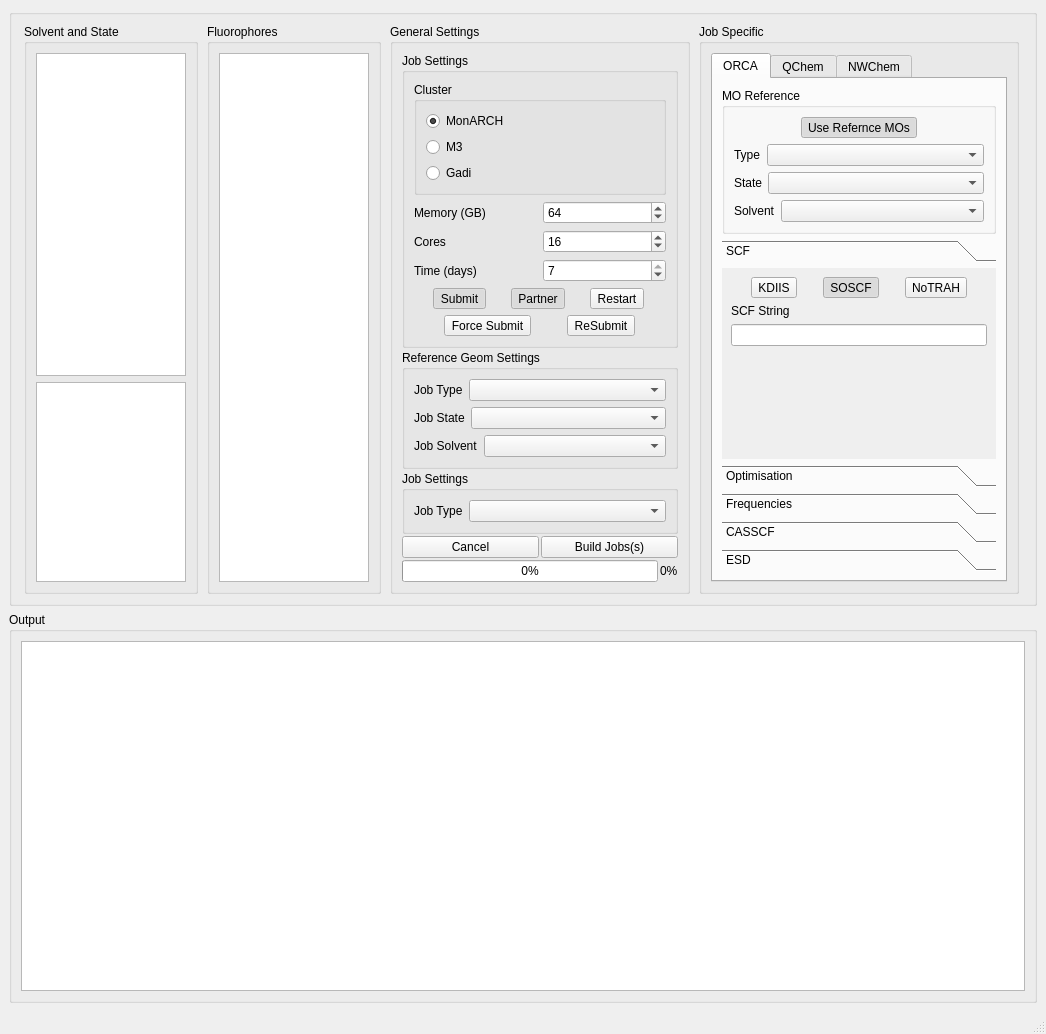
<?xml version="1.0" encoding="UTF-8"?>
<ui version="4.0">
 <class>MainWindow</class>
 <widget class="QMainWindow" name="MainWindow">
  <property name="geometry">
   <rect>
    <x>0</x>
    <y>0</y>
    <width>1046</width>
    <height>1034</height>
   </rect>
  </property>
  <property name="sizePolicy">
   <sizepolicy hsizetype="Fixed" vsizetype="Minimum">
    <horstretch>0</horstretch>
    <verstretch>0</verstretch>
   </sizepolicy>
  </property>
  <property name="minimumSize">
   <size>
    <width>1046</width>
    <height>0</height>
   </size>
  </property>
  <property name="maximumSize">
   <size>
    <width>1046</width>
    <height>16777215</height>
   </size>
  </property>
  <property name="windowTitle">
   <string>MetaJob Builder</string>
  </property>
  <widget class="QWidget" name="centralwidget">
   <layout class="QVBoxLayout" name="verticalLayout">
    <item>
     <widget class="QGroupBox" name="groupBox_10">
      <property name="title">
       <string/>
      </property>
      <layout class="QHBoxLayout" name="horizontalLayout_25">
       <item>
        <widget class="QGroupBox" name="groupBox_8">
         <property name="sizePolicy">
          <sizepolicy hsizetype="Maximum" vsizetype="Preferred">
           <horstretch>0</horstretch>
           <verstretch>0</verstretch>
          </sizepolicy>
         </property>
         <property name="title">
          <string>Solvent and State</string>
         </property>
         <layout class="QVBoxLayout" name="verticalLayout_3">
          <item>
           <widget class="QListWidget" name="solventList_widg">
            <property name="minimumSize">
             <size>
              <width>150</width>
              <height>0</height>
             </size>
            </property>
            <property name="maximumSize">
             <size>
              <width>150</width>
              <height>16777215</height>
             </size>
            </property>
            <property name="selectionMode">
             <enum>QAbstractItemView::ExtendedSelection</enum>
            </property>
           </widget>
          </item>
          <item>
           <widget class="QListWidget" name="stateList_widg">
            <property name="minimumSize">
             <size>
              <width>150</width>
              <height>200</height>
             </size>
            </property>
            <property name="maximumSize">
             <size>
              <width>150</width>
              <height>200</height>
             </size>
            </property>
            <property name="selectionMode">
             <enum>QAbstractItemView::ExtendedSelection</enum>
            </property>
           </widget>
          </item>
         </layout>
        </widget>
       </item>
       <item>
        <widget class="QGroupBox" name="groupBox_7">
         <property name="sizePolicy">
          <sizepolicy hsizetype="Maximum" vsizetype="Preferred">
           <horstretch>0</horstretch>
           <verstretch>0</verstretch>
          </sizepolicy>
         </property>
         <property name="maximumSize">
          <size>
           <width>16777215</width>
           <height>16777215</height>
          </size>
         </property>
         <property name="title">
          <string>Fluorophores</string>
         </property>
         <layout class="QHBoxLayout" name="horizontalLayout_5">
          <item>
           <widget class="QListWidget" name="fluorophoreList_widg">
            <property name="minimumSize">
             <size>
              <width>150</width>
              <height>0</height>
             </size>
            </property>
            <property name="maximumSize">
             <size>
              <width>150</width>
              <height>16777215</height>
             </size>
            </property>
            <property name="selectionMode">
             <enum>QAbstractItemView::ExtendedSelection</enum>
            </property>
           </widget>
          </item>
         </layout>
        </widget>
       </item>
       <item>
        <widget class="QGroupBox" name="groupBox_6">
         <property name="minimumSize">
          <size>
           <width>300</width>
           <height>0</height>
          </size>
         </property>
         <property name="maximumSize">
          <size>
           <width>300</width>
           <height>16777215</height>
          </size>
         </property>
         <property name="title">
          <string>General Settings</string>
         </property>
         <layout class="QVBoxLayout" name="verticalLayout_4">
          <property name="spacing">
           <number>2</number>
          </property>
          <item>
           <widget class="QGroupBox" name="groupBox_2">
            <property name="sizePolicy">
             <sizepolicy hsizetype="Preferred" vsizetype="Maximum">
              <horstretch>0</horstretch>
              <verstretch>0</verstretch>
             </sizepolicy>
            </property>
            <property name="maximumSize">
             <size>
              <width>16777215</width>
              <height>16777215</height>
             </size>
            </property>
            <property name="title">
             <string>Job Settings</string>
            </property>
            <property name="alignment">
             <set>Qt::AlignLeading|Qt::AlignLeft|Qt::AlignTop</set>
            </property>
            <layout class="QVBoxLayout" name="verticalLayout_2">
             <item>
              <widget class="QGroupBox" name="groupBox_9">
               <property name="title">
                <string>Cluster</string>
               </property>
               <layout class="QVBoxLayout" name="verticalLayout_15">
                <item>
                 <widget class="QRadioButton" name="monarch_button">
                  <property name="text">
                   <string>MonARCH</string>
                  </property>
                  <property name="checkable">
                   <bool>true</bool>
                  </property>
                  <property name="checked">
                   <bool>true</bool>
                  </property>
                 </widget>
                </item>
                <item>
                 <widget class="QRadioButton" name="m3_button">
                  <property name="text">
                   <string>M3</string>
                  </property>
                  <property name="checkable">
                   <bool>true</bool>
                  </property>
                 </widget>
                </item>
                <item>
                 <widget class="QRadioButton" name="gadi_button">
                  <property name="text">
                   <string>Gadi</string>
                  </property>
                  <property name="checkable">
                   <bool>true</bool>
                  </property>
                 </widget>
                </item>
               </layout>
              </widget>
             </item>
             <item>
              <layout class="QHBoxLayout" name="horizontalLayout_4">
               <item>
                <widget class="QLabel" name="label">
                 <property name="text">
                  <string>Memory (GB)</string>
                 </property>
                </widget>
               </item>
               <item>
                <widget class="QSpinBox" name="memory_widg">
                 <property name="maximum">
                  <number>9999</number>
                 </property>
                 <property name="value">
                  <number>64</number>
                 </property>
                </widget>
               </item>
              </layout>
             </item>
             <item>
              <layout class="QHBoxLayout" name="horizontalLayout_6">
               <item>
                <widget class="QLabel" name="label_3">
                 <property name="text">
                  <string>Cores</string>
                 </property>
                </widget>
               </item>
               <item>
                <widget class="QSpinBox" name="cores_widg">
                 <property name="maximum">
                  <number>99999</number>
                 </property>
                 <property name="value">
                  <number>16</number>
                 </property>
                </widget>
               </item>
              </layout>
             </item>
             <item>
              <layout class="QHBoxLayout" name="horizontalLayout_7">
               <item>
                <widget class="QLabel" name="label_4">
                 <property name="text">
                  <string>Time (days)</string>
                 </property>
                </widget>
               </item>
               <item>
                <widget class="QSpinBox" name="time_widg">
                 <property name="maximum">
                  <number>7</number>
                 </property>
                 <property name="value">
                  <number>7</number>
                 </property>
                </widget>
               </item>
              </layout>
             </item>
             <item>
              <layout class="QHBoxLayout" name="horizontalLayout_8">
               <item>
                <widget class="QToolButton" name="submit_widg">
                 <property name="text">
                  <string>Submit</string>
                 </property>
                 <property name="checkable">
                  <bool>true</bool>
                 </property>
                 <property name="checked">
                  <bool>true</bool>
                 </property>
                </widget>
               </item>
               <item>
                <widget class="QToolButton" name="partner_widg">
                 <property name="text">
                  <string>Partner</string>
                 </property>
                 <property name="checkable">
                  <bool>true</bool>
                 </property>
                 <property name="checked">
                  <bool>true</bool>
                 </property>
                </widget>
               </item>
               <item>
                <widget class="QToolButton" name="restart_widg">
                 <property name="text">
                  <string>Restart</string>
                 </property>
                 <property name="checkable">
                  <bool>true</bool>
                 </property>
                </widget>
               </item>
              </layout>
             </item>
             <item>
              <layout class="QHBoxLayout" name="horizontalLayout_9">
               <item>
                <widget class="QToolButton" name="force_widg">
                 <property name="text">
                  <string>Force Submit</string>
                 </property>
                 <property name="checkable">
                  <bool>true</bool>
                 </property>
                </widget>
               </item>
               <item>
                <widget class="QToolButton" name="resubmit_widg">
                 <property name="text">
                  <string>ReSubmit</string>
                 </property>
                 <property name="checkable">
                  <bool>true</bool>
                 </property>
                </widget>
               </item>
              </layout>
             </item>
            </layout>
           </widget>
          </item>
          <item>
           <widget class="QGroupBox" name="groupBox_3">
            <property name="sizePolicy">
             <sizepolicy hsizetype="Preferred" vsizetype="Maximum">
              <horstretch>0</horstretch>
              <verstretch>0</verstretch>
             </sizepolicy>
            </property>
            <property name="maximumSize">
             <size>
              <width>16777215</width>
              <height>16777215</height>
             </size>
            </property>
            <property name="title">
             <string>Reference Geom Settings</string>
            </property>
            <layout class="QVBoxLayout" name="verticalLayout_5">
             <item>
              <layout class="QHBoxLayout" name="horizontalLayout_10">
               <item>
                <widget class="QLabel" name="label_8">
                 <property name="sizePolicy">
                  <sizepolicy hsizetype="Maximum" vsizetype="Preferred">
                   <horstretch>0</horstretch>
                   <verstretch>0</verstretch>
                  </sizepolicy>
                 </property>
                 <property name="text">
                  <string>Job Type</string>
                 </property>
                </widget>
               </item>
               <item>
                <widget class="QComboBox" name="refJobType_widg"/>
               </item>
              </layout>
             </item>
             <item>
              <layout class="QHBoxLayout" name="horizontalLayout_11">
               <item>
                <widget class="QLabel" name="label_7">
                 <property name="sizePolicy">
                  <sizepolicy hsizetype="Maximum" vsizetype="Preferred">
                   <horstretch>0</horstretch>
                   <verstretch>0</verstretch>
                  </sizepolicy>
                 </property>
                 <property name="text">
                  <string>Job State</string>
                 </property>
                </widget>
               </item>
               <item>
                <widget class="QComboBox" name="refJobState_widg"/>
               </item>
              </layout>
             </item>
             <item>
              <layout class="QHBoxLayout" name="horizontalLayout_12">
               <item>
                <widget class="QLabel" name="label_6">
                 <property name="sizePolicy">
                  <sizepolicy hsizetype="Maximum" vsizetype="Preferred">
                   <horstretch>0</horstretch>
                   <verstretch>0</verstretch>
                  </sizepolicy>
                 </property>
                 <property name="text">
                  <string>Job Solvent</string>
                 </property>
                </widget>
               </item>
               <item>
                <widget class="QComboBox" name="refJobSolvent_widg"/>
               </item>
              </layout>
             </item>
            </layout>
           </widget>
          </item>
          <item>
           <widget class="QGroupBox" name="groupBox_4">
            <property name="sizePolicy">
             <sizepolicy hsizetype="Preferred" vsizetype="Maximum">
              <horstretch>0</horstretch>
              <verstretch>0</verstretch>
             </sizepolicy>
            </property>
            <property name="maximumSize">
             <size>
              <width>16777215</width>
              <height>16777215</height>
             </size>
            </property>
            <property name="title">
             <string>Job Settings</string>
            </property>
            <layout class="QVBoxLayout" name="verticalLayout_6">
             <item>
              <layout class="QHBoxLayout" name="horizontalLayout_13">
               <item>
                <widget class="QLabel" name="label_5">
                 <property name="sizePolicy">
                  <sizepolicy hsizetype="Maximum" vsizetype="Preferred">
                   <horstretch>0</horstretch>
                   <verstretch>0</verstretch>
                  </sizepolicy>
                 </property>
                 <property name="text">
                  <string>Job Type</string>
                 </property>
                </widget>
               </item>
               <item>
                <widget class="QComboBox" name="jobType_widg"/>
               </item>
              </layout>
             </item>
            </layout>
           </widget>
          </item>
          <item>
           <layout class="QHBoxLayout" name="horizontalLayout_26">
            <item>
             <widget class="QPushButton" name="cancel_button">
              <property name="text">
               <string>Cancel</string>
              </property>
             </widget>
            </item>
            <item>
             <widget class="QPushButton" name="build_button">
              <property name="text">
               <string>Build Jobs(s)</string>
              </property>
             </widget>
            </item>
           </layout>
          </item>
          <item>
           <layout class="QHBoxLayout" name="horizontalLayout">
            <item>
             <widget class="QProgressBar" name="progressBar">
              <property name="value">
               <number>0</number>
              </property>
             </widget>
            </item>
            <item>
             <widget class="QLabel" name="progressBar_label">
              <property name="text">
               <string>0%</string>
              </property>
             </widget>
            </item>
           </layout>
          </item>
         </layout>
        </widget>
       </item>
       <item>
        <widget class="QGroupBox" name="groupBox_5">
         <property name="minimumSize">
          <size>
           <width>320</width>
           <height>0</height>
          </size>
         </property>
         <property name="maximumSize">
          <size>
           <width>320</width>
           <height>16777215</height>
          </size>
         </property>
         <property name="title">
          <string>Job Specific</string>
         </property>
         <layout class="QVBoxLayout" name="verticalLayout_7">
          <item>
           <widget class="QTabWidget" name="tabWidget">
            <property name="currentIndex">
             <number>0</number>
            </property>
            <widget class="QWidget" name="orca">
             <attribute name="title">
              <string>ORCA</string>
             </attribute>
             <layout class="QVBoxLayout" name="verticalLayout_8">
              <item>
               <widget class="QGroupBox" name="groupBox">
                <property name="title">
                 <string>MO Reference</string>
                </property>
                <layout class="QVBoxLayout" name="verticalLayout_11">
                 <item>
                  <layout class="QHBoxLayout" name="horizontalLayout_14">
                   <item>
                    <widget class="QToolButton" name="orca_mo_widg">
                     <property name="text">
                      <string>Use Refernce MOs</string>
                     </property>
                     <property name="checkable">
                      <bool>true</bool>
                     </property>
                     <property name="checked">
                      <bool>true</bool>
                     </property>
                    </widget>
                   </item>
                  </layout>
                 </item>
                 <item>
                  <layout class="QHBoxLayout" name="horizontalLayout_15">
                   <item>
                    <widget class="QLabel" name="label_10">
                     <property name="sizePolicy">
                      <sizepolicy hsizetype="Maximum" vsizetype="Preferred">
                       <horstretch>0</horstretch>
                       <verstretch>0</verstretch>
                      </sizepolicy>
                     </property>
                     <property name="text">
                      <string>Type</string>
                     </property>
                    </widget>
                   </item>
                   <item>
                    <widget class="QComboBox" name="orca_mo_refJobType_widg"/>
                   </item>
                  </layout>
                 </item>
                 <item>
                  <layout class="QHBoxLayout" name="horizontalLayout_16">
                   <item>
                    <widget class="QLabel" name="label_11">
                     <property name="sizePolicy">
                      <sizepolicy hsizetype="Maximum" vsizetype="Preferred">
                       <horstretch>0</horstretch>
                       <verstretch>0</verstretch>
                      </sizepolicy>
                     </property>
                     <property name="text">
                      <string>State</string>
                     </property>
                    </widget>
                   </item>
                   <item>
                    <widget class="QComboBox" name="orca_mo_refJobState_widg"/>
                   </item>
                  </layout>
                 </item>
                 <item>
                  <layout class="QHBoxLayout" name="horizontalLayout_17">
                   <item>
                    <widget class="QLabel" name="label_12">
                     <property name="sizePolicy">
                      <sizepolicy hsizetype="Maximum" vsizetype="Preferred">
                       <horstretch>0</horstretch>
                       <verstretch>0</verstretch>
                      </sizepolicy>
                     </property>
                     <property name="text">
                      <string>Solvent</string>
                     </property>
                    </widget>
                   </item>
                   <item>
                    <widget class="QComboBox" name="orca_mo_refJobSolvent_widg"/>
                   </item>
                  </layout>
                 </item>
                </layout>
               </widget>
              </item>
              <item>
               <widget class="QToolBox" name="toolBox">
                <property name="lineWidth">
                 <number>1</number>
                </property>
                <property name="currentIndex">
                 <number>0</number>
                </property>
                <widget class="QWidget" name="scf">
                 <property name="geometry">
                  <rect>
                   <x>0</x>
                   <y>0</y>
                   <width>244</width>
                   <height>170</height>
                  </rect>
                 </property>
                 <attribute name="label">
                  <string>SCF</string>
                 </attribute>
                 <layout class="QVBoxLayout" name="verticalLayout_9">
                  <item>
                   <layout class="QHBoxLayout" name="horizontalLayout_18">
                    <item>
                     <widget class="QToolButton" name="orca_kdiis_widg">
                      <property name="text">
                       <string>KDIIS</string>
                      </property>
                      <property name="checkable">
                       <bool>true</bool>
                      </property>
                     </widget>
                    </item>
                    <item>
                     <widget class="QToolButton" name="orca_soscf_widg">
                      <property name="text">
                       <string>SOSCF</string>
                      </property>
                      <property name="checkable">
                       <bool>true</bool>
                      </property>
                      <property name="checked">
                       <bool>true</bool>
                      </property>
                     </widget>
                    </item>
                    <item>
                     <widget class="QToolButton" name="orca_notrah_widg">
                      <property name="text">
                       <string>NoTRAH</string>
                      </property>
                      <property name="checkable">
                       <bool>true</bool>
                      </property>
                     </widget>
                    </item>
                   </layout>
                  </item>
                  <item>
                   <widget class="QLabel" name="label_18">
                    <property name="text">
                     <string>SCF String</string>
                    </property>
                   </widget>
                  </item>
                  <item>
                   <widget class="QLineEdit" name="orca_scfstring_widg"/>
                  </item>
                  <item>
                   <spacer name="verticalSpacer">
                    <property name="orientation">
                     <enum>Qt::Vertical</enum>
                    </property>
                    <property name="sizeHint" stdset="0">
                     <size>
                      <width>20</width>
                      <height>40</height>
                     </size>
                    </property>
                   </spacer>
                  </item>
                 </layout>
                </widget>
                <widget class="QWidget" name="opt">
                 <property name="geometry">
                  <rect>
                   <x>0</x>
                   <y>0</y>
                   <width>244</width>
                   <height>170</height>
                  </rect>
                 </property>
                 <attribute name="label">
                  <string>Optimisation</string>
                 </attribute>
                 <layout class="QVBoxLayout" name="verticalLayout_14">
                  <item>
                   <layout class="QHBoxLayout" name="horizontalLayout_24">
                    <item>
                     <widget class="QToolButton" name="orca_vtightopt_widg">
                      <property name="text">
                       <string>VeryTightOpt</string>
                      </property>
                      <property name="checkable">
                       <bool>true</bool>
                      </property>
                      <property name="checked">
                       <bool>true</bool>
                      </property>
                     </widget>
                    </item>
                   </layout>
                  </item>
                  <item>
                   <spacer name="verticalSpacer_6">
                    <property name="orientation">
                     <enum>Qt::Vertical</enum>
                    </property>
                    <property name="sizeHint" stdset="0">
                     <size>
                      <width>20</width>
                      <height>40</height>
                     </size>
                    </property>
                   </spacer>
                  </item>
                 </layout>
                </widget>
                <widget class="QWidget" name="freq">
                 <property name="geometry">
                  <rect>
                   <x>0</x>
                   <y>0</y>
                   <width>244</width>
                   <height>170</height>
                  </rect>
                 </property>
                 <attribute name="label">
                  <string>Frequencies</string>
                 </attribute>
                 <layout class="QVBoxLayout" name="verticalLayout_12">
                  <item>
                   <layout class="QHBoxLayout" name="horizontalLayout_22">
                    <item>
                     <widget class="QToolButton" name="orca_freqIn_widg">
                      <property name="text">
                       <string>InHess</string>
                      </property>
                      <property name="checkable">
                       <bool>true</bool>
                      </property>
                     </widget>
                    </item>
                    <item>
                     <widget class="QToolButton" name="orca_calchess_widg">
                      <property name="text">
                       <string>Calc_Hess</string>
                      </property>
                      <property name="checkable">
                       <bool>true</bool>
                      </property>
                     </widget>
                    </item>
                   </layout>
                  </item>
                  <item>
                   <layout class="QHBoxLayout" name="horizontalLayout_23">
                    <item>
                     <widget class="QLabel" name="label_17">
                      <property name="text">
                       <string>Recalc_Hess</string>
                      </property>
                     </widget>
                    </item>
                    <item>
                     <widget class="QSpinBox" name="orca_recalchess_widg"/>
                    </item>
                   </layout>
                  </item>
                  <item>
                   <spacer name="verticalSpacer_5">
                    <property name="orientation">
                     <enum>Qt::Vertical</enum>
                    </property>
                    <property name="sizeHint" stdset="0">
                     <size>
                      <width>20</width>
                      <height>40</height>
                     </size>
                    </property>
                   </spacer>
                  </item>
                 </layout>
                </widget>
                <widget class="QWidget" name="casscf">
                 <property name="geometry">
                  <rect>
                   <x>0</x>
                   <y>0</y>
                   <width>244</width>
                   <height>170</height>
                  </rect>
                 </property>
                 <attribute name="label">
                  <string>CASSCF</string>
                 </attribute>
                 <layout class="QVBoxLayout" name="verticalLayout_10">
                  <item>
                   <layout class="QHBoxLayout" name="horizontalLayout_19">
                    <item>
                     <widget class="QLabel" name="label_9">
                      <property name="text">
                       <string>OrbStep</string>
                      </property>
                     </widget>
                    </item>
                    <item>
                     <widget class="QComboBox" name="orca_orbstep_widg"/>
                    </item>
                   </layout>
                  </item>
                  <item>
                   <layout class="QHBoxLayout" name="horizontalLayout_3">
                    <item>
                     <widget class="QLabel" name="label_13">
                      <property name="text">
                       <string>SwitchStep</string>
                      </property>
                     </widget>
                    </item>
                    <item>
                     <widget class="QComboBox" name="orca_switchstep_widg"/>
                    </item>
                   </layout>
                  </item>
                  <item>
                   <widget class="QLabel" name="label_14">
                    <property name="text">
                     <string>SwitchConv</string>
                    </property>
                   </widget>
                  </item>
                  <item>
                   <layout class="QHBoxLayout" name="horizontalLayout_2">
                    <item>
                     <widget class="QSlider" name="horizontalSlider">
                      <property name="maximum">
                       <number>999999</number>
                      </property>
                      <property name="value">
                       <number>300</number>
                      </property>
                      <property name="orientation">
                       <enum>Qt::Horizontal</enum>
                      </property>
                      <property name="tickInterval">
                       <number>0</number>
                      </property>
                     </widget>
                    </item>
                    <item>
                     <widget class="QDoubleSpinBox" name="orca_switchconv_widg">
                      <property name="buttonSymbols">
                       <enum>QAbstractSpinBox::NoButtons</enum>
                      </property>
                      <property name="decimals">
                       <number>5</number>
                      </property>
                      <property name="maximum">
                       <double>1.000000000000000</double>
                      </property>
                      <property name="stepType">
                       <enum>QAbstractSpinBox::AdaptiveDecimalStepType</enum>
                      </property>
                      <property name="value">
                       <double>0.003000000000000</double>
                      </property>
                     </widget>
                    </item>
                   </layout>
                  </item>
                  <item>
                   <spacer name="verticalSpacer_2">
                    <property name="orientation">
                     <enum>Qt::Vertical</enum>
                    </property>
                    <property name="sizeHint" stdset="0">
                     <size>
                      <width>20</width>
                      <height>40</height>
                     </size>
                    </property>
                   </spacer>
                  </item>
                 </layout>
                </widget>
                <widget class="QWidget" name="esd">
                 <property name="geometry">
                  <rect>
                   <x>0</x>
                   <y>0</y>
                   <width>244</width>
                   <height>170</height>
                  </rect>
                 </property>
                 <attribute name="label">
                  <string>ESD</string>
                 </attribute>
                 <layout class="QVBoxLayout" name="verticalLayout_13">
                  <item>
                   <layout class="QHBoxLayout" name="horizontalLayout_20">
                    <item>
                     <widget class="QLabel" name="label_16">
                      <property name="text">
                       <string>Freq Job</string>
                      </property>
                     </widget>
                    </item>
                    <item>
                     <widget class="QComboBox" name="orca_esd_job_widg"/>
                    </item>
                   </layout>
                  </item>
                  <item>
                   <layout class="QHBoxLayout" name="horizontalLayout_21">
                    <item>
                     <widget class="QLabel" name="label_15">
                      <property name="text">
                       <string>ES Job State</string>
                      </property>
                     </widget>
                    </item>
                    <item>
                     <widget class="QComboBox" name="orca_esd_es_widg"/>
                    </item>
                   </layout>
                  </item>
                  <item>
                   <spacer name="verticalSpacer_4">
                    <property name="orientation">
                     <enum>Qt::Vertical</enum>
                    </property>
                    <property name="sizeHint" stdset="0">
                     <size>
                      <width>20</width>
                      <height>40</height>
                     </size>
                    </property>
                   </spacer>
                  </item>
                 </layout>
                </widget>
               </widget>
              </item>
             </layout>
            </widget>
            <widget class="QWidget" name="qchem">
             <attribute name="title">
              <string>QChem</string>
             </attribute>
            </widget>
            <widget class="QWidget" name="nwchem">
             <attribute name="title">
              <string>NWChem</string>
             </attribute>
            </widget>
           </widget>
          </item>
         </layout>
        </widget>
       </item>
      </layout>
     </widget>
    </item>
    <item>
     <widget class="QGroupBox" name="groupBox_11">
      <property name="title">
       <string>Output</string>
      </property>
      <layout class="QVBoxLayout" name="verticalLayout_16">
       <item>
        <widget class="QTextEdit" name="output">
         <property name="readOnly">
          <bool>true</bool>
         </property>
        </widget>
       </item>
      </layout>
     </widget>
    </item>
   </layout>
  </widget>
  <widget class="QMenuBar" name="menubar">
   <property name="geometry">
    <rect>
     <x>0</x>
     <y>0</y>
     <width>1046</width>
     <height>43</height>
    </rect>
   </property>
  </widget>
  <widget class="QStatusBar" name="statusbar"/>
 </widget>
 <resources/>
 <connections/>
</ui>
